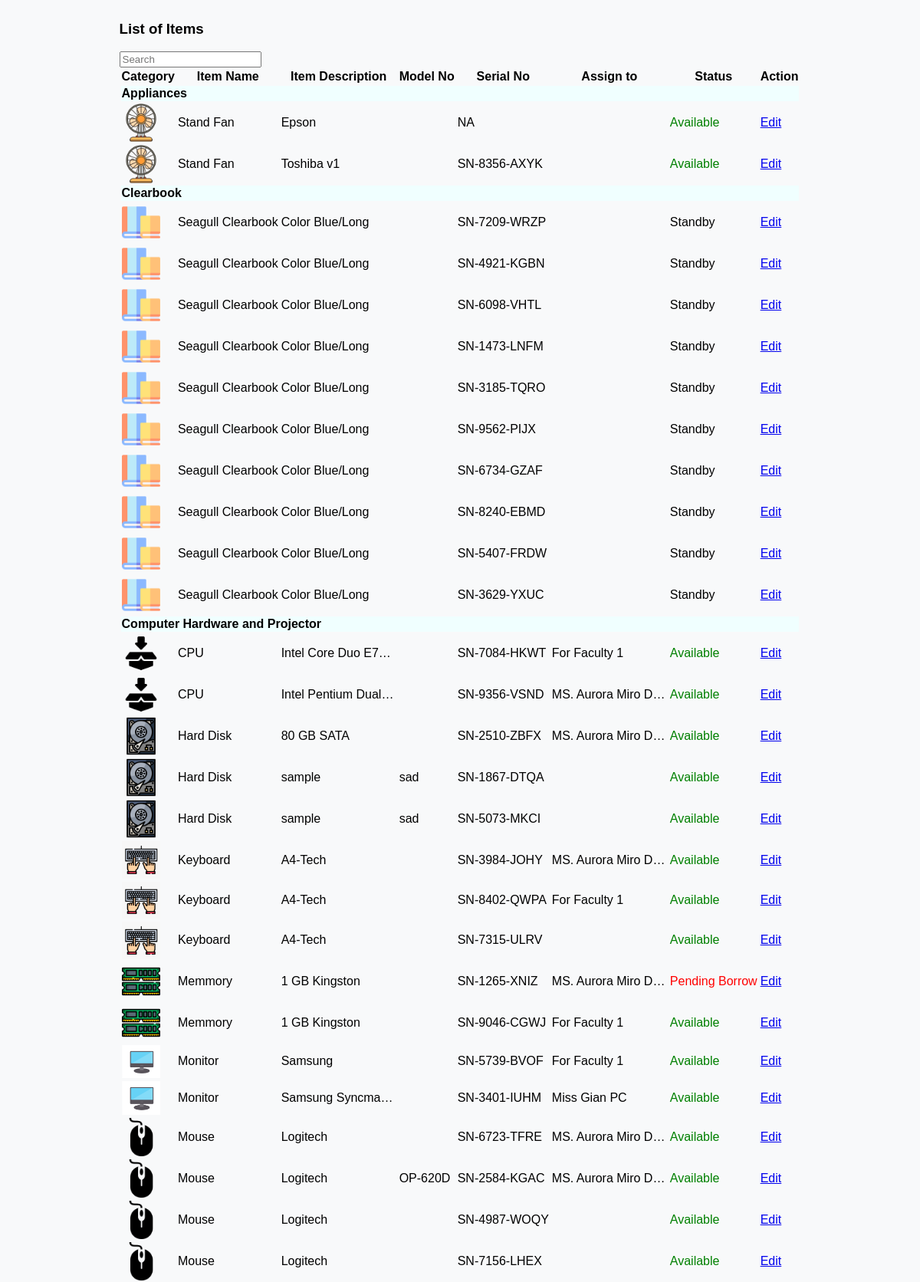
Screenshot of /DashboardCCSStaff/ccslistofitems.php (upper part) with the database file from the repository.
### tables this page shows
CREATE TABLE `tblitembrand` (
  `id` int(11) NOT NULL,
  `staffid` int(11) NOT NULL,
  `staffname` varchar(50) NOT NULL,
  `itembrand` varchar(50) NOT NULL,
  `categoryname` varchar(50) NOT NULL,
  `subcategoryname` varchar(50) NOT NULL,
  `borrowable` varchar(50) NOT NULL,
  `remarks` varchar(50) NOT NULL,
  `modelno` varchar(50) NOT NULL,
  `serialno` varchar(50) NOT NULL,
  `unitcost` decimal(10,0) NOT NULL,
  `status` varchar(50) NOT NULL,
  `itemcondition` varchar(50) NOT NULL,
  `datetimeadded` datetime NOT NULL,
  `assignfor` varchar(50) DEFAULT NULL,
  `datepurchased` date NOT NULL
);

### DashboardCCSStaff/ccslistofitems.php (the view, shortened to what this page needs)
 <?php
    $queryitems = "SELECT * FROM tblitembrand ORDER BY categoryname, subcategoryname, itembrand";
    $resultitems = mysqli_query($con, $queryitems);
    $statusClasses = array(
        'Available' => 'text-success',
        'Standby' => 'text-secondary',
        'Reserve' => 'text-warning',
        'Borrowed' => 'text-primary',
        'Missing' => 'text-danger',
        'Pending Borrow' => 'text-danger',
        'Pending Reserve' => 'text-danger'
    );
?>
        <main class="ccs-main-container">
            <div class="container">
            <div class="row">
                <div class="d-flex justify-content-between align-items-center mb-2">
                    <h3 class="text-start"><i class='fas fa-list me-2'></i>List of Items</h3>
                    <div class="col-md-3 text-end">
                        <input type="text" class="form-control search-input" placeholder="Search" name="search" id="searchInput">
                    </div>
                </div>
            </div>
                <div class="row table-responsive ">
                    <table  class="table">
                        <thead class="table-dark">
                            <tr>
                                <th scope="col">Category</th>
                                <th scope="col">Item Name</th>
                                <th scope="col">Item Description</th>
                                <th scope="col">Model No</th>
                                <th scope="col">Serial No</th>
                                <th scope="col">Assign to</th>
                                <th scope="col">Status</th>
                                <th scope="col">Action</th>
                            </tr>
                        </thead>
                        <tbody>
                            <?php
                            $currentCategory = null;
                            while ($row = mysqli_fetch_assoc($resultitems)) {
                                if ($currentCategory != $row['categoryname']) {
                                    echo "<tr class='category-row'>
                                    <td colspan='12' style='background-color: azure;'><strong>{$row['categoryname']}</strong></td>
                                    </tr>";
                                    $currentCategory = $row['categoryname'];
                                }
                                echo "<tr class='item-details-row'>";
                                $imagePath = 'inventory/SubcategoryItemsimages/' . $row['subcategoryname'] . '.png';
                                if (file_exists($imagePath)) {
                                    echo "<td><img src='{$imagePath}' alt='Subcategory Image' width='50'></td>";
                                } else {
                                    echo "<td><img src='/inventory/SubcategoryItemsimages/defaultimageitem.png' alt='Default Image' width='50'></td>";
                                }
                                echo "<td>{$row['subcategoryname']}</td>";
                                echo "<td class='truncate-text'>{$row['itembrand']}</td>";
                                echo "<td class='truncate-text'>{$row['modelno']}</td>";
                                echo "<td>{$row['serialno']}</td>";
                                echo "<td class='truncate-text'>{$row['assignfor']}</td>";
                                $status = $row['status'];
                                $statusClass = isset($statusClasses[$status]) ? $statusClasses[$status] : '';
                                echo "<td class='{$statusClass}'>{$status}</td>";
                                echo "<td>
                                <a href=\"ccstaffEditItemDetails.php?id={$row['id']}\" class=\"btn btn-outline-primary btn-sm\"><i class='fa-solid fa-pen-to-square fs-7 me-2'></i>Edit</a>
                                </td>";
                                echo "</tr>";
                            }
                            ?>
                        </tbody>
                    </table>
                </div>
            </div>
        </main>

### DashboardCCSStaff/ccslistofitems.php (style rules this page uses)
.ccs-main-container { display: flex; justify-content: center; }
.text-success { color: green; }
.text-danger { color: red; }
.truncate-text { max-width: 150px; overflow: hidden; text-overflow: ellipsis; white-space: nowrap; }

### rows the page displays
tblitembrand: categoryname "Appliances", subcategoryname (picture), subcategoryname "Stand Fan", itembrand "Epson", serialno "NA", status "Available"
tblitembrand: subcategoryname (picture), subcategoryname "Stand Fan", itembrand "Toshiba v1", serialno "SN-8356-AXYK", status "Available"
tblitembrand: categoryname "Clearbook", subcategoryname (picture), subcategoryname "Seagull Clearbook", itembrand "Color Blue/Long", serialno "SN-7209-WRZP", status "Standby"
tblitembrand: subcategoryname (picture), subcategoryname "Seagull Clearbook", itembrand "Color Blue/Long", serialno "SN-4921-KGBN", status "Standby"
tblitembrand: subcategoryname (picture), subcategoryname "Seagull Clearbook", itembrand "Color Blue/Long", serialno "SN-6098-VHTL", status "Standby"
tblitembrand: subcategoryname (picture), subcategoryname "Seagull Clearbook", itembrand "Color Blue/Long", serialno "SN-1473-LNFM", status "Standby"
tblitembrand: subcategoryname (picture), subcategoryname "Seagull Clearbook", itembrand "Color Blue/Long", serialno "SN-3185-TQRO", status "Standby"
tblitembrand: subcategoryname (picture), subcategoryname "Seagull Clearbook", itembrand "Color Blue/Long", serialno "SN-9562-PIJX", status "Standby"
tblitembrand: subcategoryname (picture), subcategoryname "Seagull Clearbook", itembrand "Color Blue/Long", serialno "SN-6734-GZAF", status "Standby"
tblitembrand: subcategoryname (picture), subcategoryname "Seagull Clearbook", itembrand "Color Blue/Long", serialno "SN-8240-EBMD", status "Standby"
tblitembrand: subcategoryname (picture), subcategoryname "Seagull Clearbook", itembrand "Color Blue/Long", serialno "SN-5407-FRDW", status "Standby"
tblitembrand: subcategoryname (picture), subcategoryname "Seagull Clearbook", itembrand "Color Blue/Long", serialno "SN-3629-YXUC", status "Standby"
tblitembrand: categoryname "Computer Hardware and Projector", subcategoryname "CPU", itembrand "Intel Core Duo E7…", serialno "SN-7084-HKWT", assignfor "For Faculty 1", status "Available"
tblitembrand: subcategoryname "CPU", itembrand "Intel Pentium Dual…", serialno "SN-9356-VSND", assignfor "MS. Aurora Miro D…", status "Available"
tblitembrand: subcategoryname (picture), subcategoryname "Hard Disk", itembrand "80 GB SATA", serialno "SN-2510-ZBFX", assignfor "MS. Aurora Miro D…", status "Available"
tblitembrand: subcategoryname (picture), subcategoryname "Hard Disk", itembrand "sample", modelno "sad", serialno "SN-1867-DTQA", status "Available"
tblitembrand: subcategoryname (picture), subcategoryname "Hard Disk", itembrand "sample", modelno "sad", serialno "SN-5073-MKCI", status "Available"
tblitembrand: subcategoryname (picture), subcategoryname "Keyboard", itembrand "A4-Tech", serialno "SN-3984-JOHY", assignfor "MS. Aurora Miro D…", status "Available"
tblitembrand: subcategoryname (picture), subcategoryname "Keyboard", itembrand "A4-Tech", serialno "SN-8402-QWPA", assignfor "For Faculty 1", status "Available"
tblitembrand: subcategoryname (picture), subcategoryname "Keyboard", itembrand "A4-Tech", serialno "SN-7315-ULRV", status "Available"
tblitembrand: subcategoryname (picture), subcategoryname "Memmory", itembrand "1 GB Kingston", serialno "SN-1265-XNIZ", assignfor "MS. Aurora Miro D…", status "Pending Borrow"
tblitembrand: subcategoryname (picture), subcategoryname "Memmory", itembrand "1 GB Kingston", serialno "SN-9046-CGWJ", assignfor "For Faculty 1", status "Available"
tblitembrand: subcategoryname (picture), subcategoryname "Monitor", itembrand "Samsung", serialno "SN-5739-BVOF", assignfor "For Faculty 1", status "Available"
tblitembrand: subcategoryname (picture), subcategoryname "Monitor", itembrand "Samsung Syncma…", serialno "SN-3401-IUHM", assignfor "Miss Gian PC", status "Available"
tblitembrand: subcategoryname (picture), subcategoryname "Mouse", itembrand "Logitech", serialno "SN-6723-TFRE", assignfor "MS. Aurora Miro D…", status "Available"
tblitembrand: subcategoryname (picture), subcategoryname "Mouse", itembrand "Logitech", modelno "OP-620D", serialno "SN-2584-KGAC", assignfor "MS. Aurora Miro D…", status "Available"
tblitembrand: subcategoryname (picture), subcategoryname "Mouse", itembrand "Logitech", serialno "SN-4987-WOQY", status "Available"
tblitembrand: subcategoryname (picture), subcategoryname "Mouse", itembrand "Logitech", serialno "SN-7156-LHEX", status "Available"
